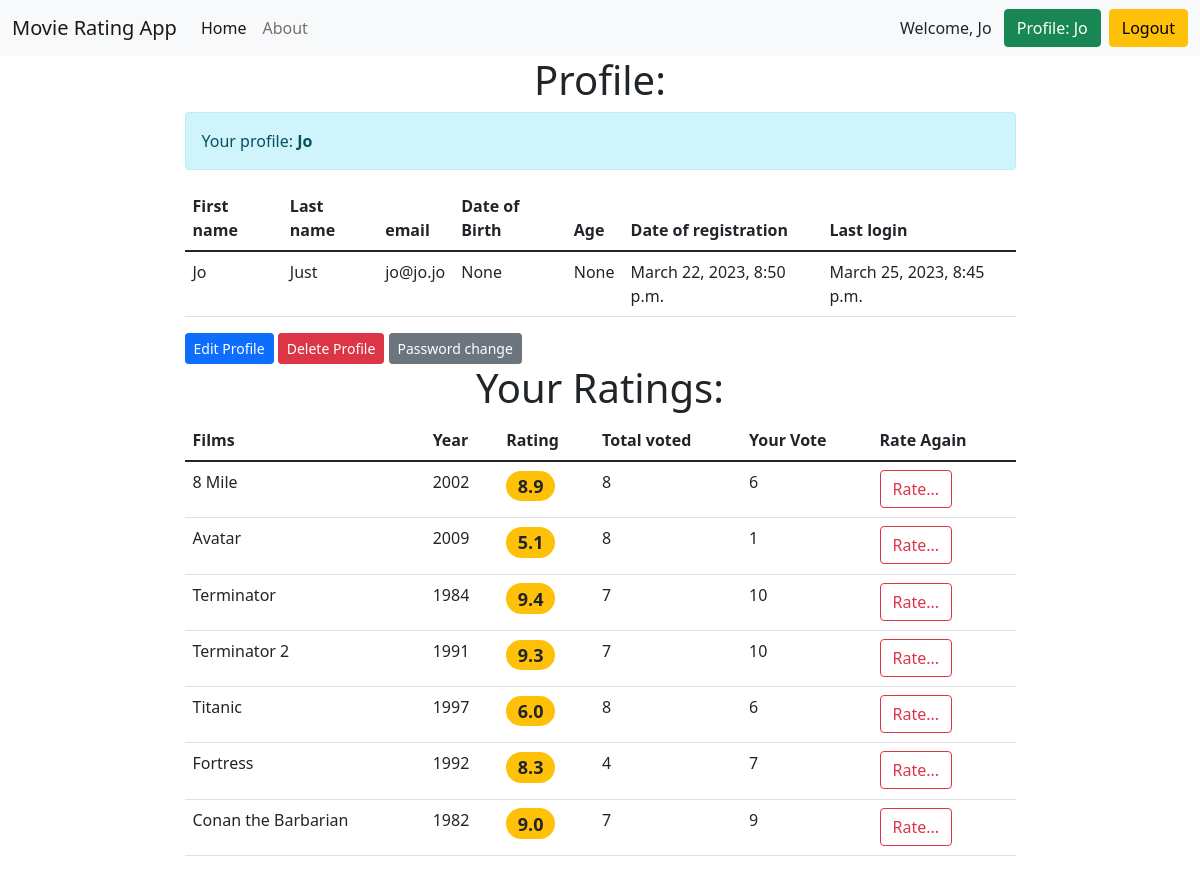
The app's page /users/profile/ (signed in), older data.
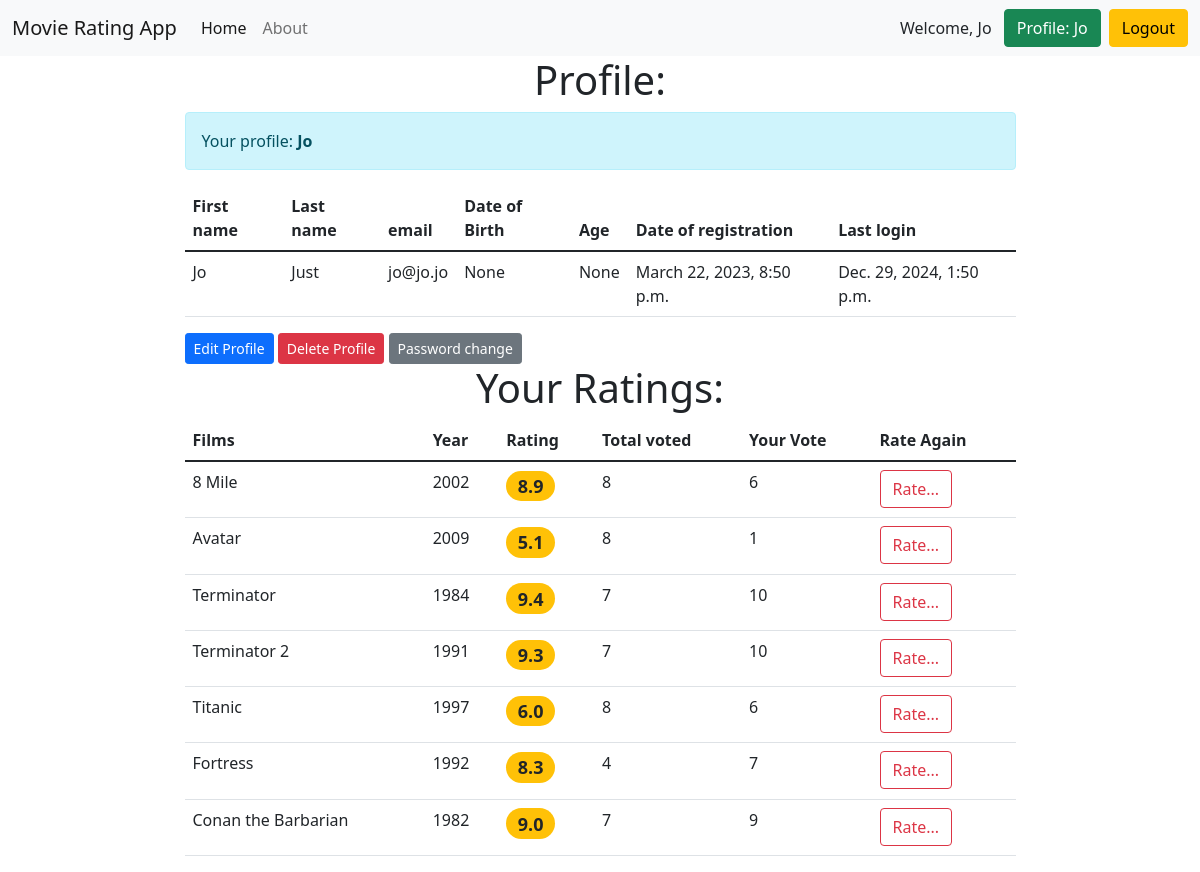
The same page, newer data.
### accounts/models.py (models this page shows)
class User(AbstractUser):
    email = models.EmailField(unique=True, verbose_name='email')
    date_of_birth = models.DateField(blank=True, null=True, verbose_name='date of birth')
    def age(self):
        if self.date_of_birth:
            return int((datetime.date.today() - self.date_of_birth).days / 365.25)
        else:
            return None

### accounts/views.py (the view)
# urls.py: path('profile/', profile, name='profile'),
@login_required
def profile(request):
    user_ratings = Rating.objects.filter(user=request.user)
    ratings_data = []
    for rating in user_ratings:
        movie = rating.movie
        average_rating = Rating.objects.filter(movie=movie, is_active=True).aggregate(Avg('rating'))['rating__avg']
        total_votes = Rating.objects.filter(movie=movie, is_active=True).aggregate(Count('rating'))['rating__count']
        ratings_data.append({
            'movie': movie,
            'rating': rating.rating,
            'average_rating': average_rating or 0,
            'total_votes': total_votes or 0,
        })
    return render(request, 'accounts/profile.html', {'ratings_data': ratings_data})

### movie_rating/models.py (called while the page is built)
    def get_absolute_url(self):
        return reverse('detail', kwargs={'slug': self.slug})

### accounts/templates/accounts/profile.html (shortened to what this page needs)
{% extends 'base.html' %}
{% block content %}
<h1 class="text-center">Profile:</h1>
<div class="alert alert-info" role="alert">Your profile: <b>{{ user.username }}</b></div>
<table class="table">
    <thead>
    <tr>
        <th scope="col">First name</th>
        <th scope="col">Last name</th>
        <th scope="col">email</th>
        <th scope="col">Date of Birth</th>
        <th scope="col">Age</th>
        <th scope="col">Date of registration</th>
        <th scope="col">Last login</th>
    </tr>
    </thead>
    <tbody>
    <tr>
        <td>{{ user.first_name }}</td>
        <td>{{ user.last_name }}</td>
        <td>{{ user.email }}</td>
        <td>{{ user.date_of_birth }}</td>
        <td>{{ user.age }}</td>
        <td>{{ user.date_joined }}</td>
        <td>{{ user.last_login }}</td>
    </tr>
    </tbody>
</table>
<a href="{% url 'accounts:edit_user' pk=user.id %}" class="btn btn-primary btn-sm">Edit Profile</a>
<a href="{% url 'accounts:delete_user' pk=user.id %}" class="btn btn-danger btn-sm">Delete Profile</a>
<a href="{% url 'accounts:password_change' %}" class="btn btn-secondary btn-sm">Password change</a>
<br>
<h1 class="text-center">Your Ratings:</h1>
{% if ratings_data %}
<table class="table table-hover">
    <thead>
    <tr>
        <th scope="col">Films</th>
        <th scope="col">Year</th>
        <th scope="col">Rating</th>
        <th scope="col">Total voted</th>
        <th scope="col">Your Vote</th>
        <th scope="col">Rate Again</th>
    </tr>
    </thead>
    <tbody>
    {% for rating_data in ratings_data %}
    <tr>
        <td>{{ rating_data.movie.title }}</td>
        <td>{{ rating_data.movie.year }}</td>
        <td>
            <h4><span class="badge rounded-pill bg-warning text-dark">
                {{ rating_data.average_rating|floatformat:1 }}
              </span></h4>
        </td>
        <td>{{ rating_data.total_votes }}</td>
        <td>{{ rating_data.rating }}</td>
        <td><a href="{{ rating_data.movie.get_absolute_url }}" class="btn btn-outline-danger">Rate...</a></td>
    </tr>
    {% endfor %}
    </tbody>
</table>
{% else %}
<p>You haven't rated any movies yet.</p>
{% endif %}
{% endblock %}

### templates/base.html (shortened to what this page needs)
<!DOCTYPE html>
<html lang="en">
<head>
    <link href="https://cdn.jsdelivr.net/npm/bootstrap@5.1.3/dist/css/bootstrap.min.css" rel="stylesheet"
>
</head>
<body>
<nav class="navbar navbar-expand-lg navbar-light bg-light">
    <div class="container-fluid">
        <a class="navbar-brand" href="{% url 'home' %}">Movie Rating App</a>
        <div class="collapse navbar-collapse" id="navbarNavAltMarkup">
            <div class="navbar-nav">
                <a class="nav-link active" aria-current="page" href="{% url 'home' %}">Home</a>
                <a class="nav-link" href="{% url 'about' %}">About</a>
            </div>
        </div>
        {% if request.user.is_authenticated %}
        Welcome, {{ user.username }}
        &ensp;<a class="btn btn-success" href="{% url 'accounts:profile' %}" type="submit">Profile: {{ user.username }}</a>
        &ensp;<a class="btn btn-warning" href="{% url 'accounts:logout' %}" type="submit">Logout</a>
        {% else %}
        <a class="btn btn-warning" href="{% url 'accounts:login' %}" type="submit">Login</a>&ensp;
        <a class="btn btn-danger" href="{% url 'accounts:register' %}" type="submit">Sign Up</a>
        {% endif %}
    </div>
</nav>
<div class="container">
    <div class="row">
        <div class="col-md-9 m-auto">
            {% block content %}
            {% endblock %}
        </div>
    </div>
</div>
</body>
</html>

Row changes from the older to the newer data that the page shows:
changed User "Jo": last_login "March 25, 2023, 8:45 p.m." → "Dec. 29, 2024, 1:50 p.m."
